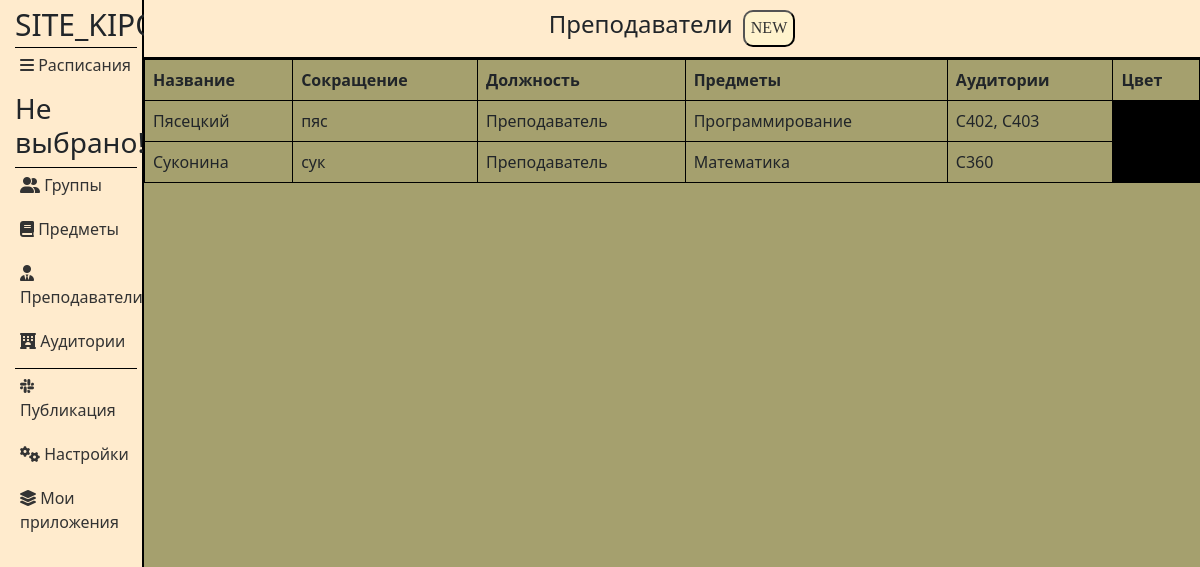
/applications/12/teachers/, run on the app's committed database.
### applications/models.py (models this page shows, shortened)
class Teachers(models.Model):
    name = models.CharField('Преподаватель', max_length=50)
    abbreviation = models.CharField('Сокращение', max_length=50)
    position = models.CharField('Должность', max_length=50)
    subjects = models.ManyToManyField(Subjects)
    cabinets = models.ManyToManyField(Cabinets)
    color = models.CharField('Цвет', max_length=50)
    application_id = models.ForeignKey(Applications, on_delete=models.CASCADE, related_name='Teachers')
    class Meta:
        verbose_name = 'Преподаватель'
        verbose_name_plural = 'Преподаватели'

class Subjects(models.Model):
    title = models.CharField('Название', max_length=50)
    abbreviation = models.CharField('Сокращение', max_length=50)
    cabinets = models.CharField('Аудитории', max_length=50)
    color = models.CharField('Цвет', max_length=50)
    application_id = models.ForeignKey(Applications, on_delete=models.CASCADE, related_name='Subjects')
    def __str__(self):
        return self.title
    class Meta:
        verbose_name = 'Предмет'
        verbose_name_plural = 'Предметы'

class Cabinets(models.Model):
    title = models.CharField('Название', max_length=50)
    abbreviation = models.CharField('Сокращение', max_length=50)
    seat_number = models.CharField('Количество мест', max_length=50)
    building = models.CharField('Корпус', max_length=50)
    color = models.CharField('Цвет', max_length=50)
    application_id = models.ForeignKey(Applications, on_delete=models.CASCADE, related_name='Cabinets')
    def __str__(self):
        return self.title
    class Meta:
        verbose_name = 'Аудитория'
        verbose_name_plural = 'Аудитории'

### applications/views.py (the view)
def teachers(request, app_id):
    return handle_form(request, app_id, Teachers, TeachersForm, 'applications/teachers.html')

### applications/views.py (called while the page is built)
def find_week_title(request):
    week_title = None
    if request.COOKIES.get('selectedElementId'):
        sched_id = request.COOKIES.get('selectedElementId')
        sched_instance = Schedules.objects.get(id=sched_id)
        week_title = sched_instance.title
    else:
        week_title = 'Не выбрано!'
    return week_title

### applications/templates/applications/teachers.html (shortened to what this page needs)
{% extends 'applications/layout.html' %}
{% load static %}
{% block content %}
<div class="features">
    <header>
        <h1>Преподаватели</h1>
        <button class="popup-btn" id="open_pop_up">NEW</button>
    </header>
   <table class="table">
    <thead>
        <tr>
            <th>Название</th>
            <th>Сокращение</th>
            <th>Должность</th>
            <th>Предметы</th>
            <th>Аудитории</th>
            <th>Цвет</th>
        </tr>
    </thead>
    <tbody>
        {% for el in groups %}
        <tr>
            <td>{{ el.name }}</td>
            <td>{{ el.abbreviation }}</td>
            <td>{{ el.position }}</td>
            <td>
               {{ el.subjects.all|join:", " }}
            </td>
            <td>
                {{ el.cabinets.all|join:", " }}
            </td>
            <td style="background-color:{{ el.color }}"></td>
        </tr>
        {% endfor %}
    </tbody>
</table>
</div>
{% endblock %}

### applications/static/applications/css/main.css (style rules this page uses)
:root { --main-background: #a5a06e; --second-background: blanchedalmond; --border: black; --text: #333; --popup-background: rgba(0,0,0,0.8); --white: #fff3cd; --output-background-color: transparent; --table-border-color: black; }
header { display: flex; justify-content: center; background-color: var(--second-background); padding: 10px 0px 10px 0px; border-bottom: 2px solid var(--border); }
body { display: flex; background-color: var(--main-background); }
.features { width: 100%; }
h1 { font-size: 1.5rem; }
.popup-btn { text-align: center; font-family: Monserrat; background-color: #fff3cd; border-radius: 10px; border-color: var(--border); text-decoration: none; font-weight: 500; color: var(--text); }
button#open_pop_up { margin-left: 10px; }
.table>:not(caption)>*>* { padding: 0.5rem 0.5rem; background-color: var(--bs-table-bg); border: 1px solid black; box-shadow: inset 0 0 0 9999px var(--bs-table-accent-bg); }
table.table { width: 100%; margin: auto; }

### data on the page
Teachers: name "Пясецкий", abbreviation "пяс", position "Преподаватель", subjects.all "Программирование", cabinets.all "С402, С403"
Teachers: name "Суконина", abbreviation "сук", position "Преподаватель", subjects.all "Математика", cabinets.all "С360"

### other printed values
{{ title }} "Не выбрано!"
